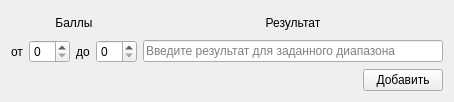
<?xml version="1.0" encoding="UTF-8"?>
<ui version="4.0">
 <class>AddAppraisedRangeForm</class>
 <widget class="QWidget" name="AddAppraisedRangeForm">
  <property name="geometry">
   <rect>
    <x>0</x>
    <y>0</y>
    <width>454</width>
    <height>102</height>
   </rect>
  </property>
  <property name="windowTitle">
   <string>Form</string>
  </property>
  <layout class="QVBoxLayout" name="verticalLayout">
   <item>
    <layout class="QGridLayout" name="gridLayout">
     <item row="1" column="0">
      <layout class="QHBoxLayout" name="horizontalLayout">
       <item>
        <widget class="QLabel" name="label_2">
         <property name="text">
          <string>от</string>
         </property>
        </widget>
       </item>
       <item>
        <widget class="QSpinBox" name="lowerBound"/>
       </item>
       <item>
        <widget class="QLabel" name="label">
         <property name="text">
          <string>до</string>
         </property>
        </widget>
       </item>
       <item>
        <widget class="QSpinBox" name="upperBound"/>
       </item>
      </layout>
     </item>
     <item row="0" column="0">
      <widget class="QLabel" name="label_3">
       <property name="text">
        <string>Баллы</string>
       </property>
       <property name="alignment">
        <set>Qt::AlignCenter</set>
       </property>
      </widget>
     </item>
     <item row="0" column="1">
      <widget class="QLabel" name="label_4">
       <property name="text">
        <string>Результат</string>
       </property>
       <property name="alignment">
        <set>Qt::AlignCenter</set>
       </property>
      </widget>
     </item>
     <item row="1" column="1">
      <widget class="QLineEdit" name="result">
       <property name="placeholderText">
        <string>Введите результат для заданного диапазона</string>
       </property>
      </widget>
     </item>
    </layout>
   </item>
   <item>
    <layout class="QHBoxLayout" name="horizontalLayout_2">
     <item>
      <spacer name="horizontalSpacer">
       <property name="orientation">
        <enum>Qt::Horizontal</enum>
       </property>
       <property name="sizeHint" stdset="0">
        <size>
         <width>40</width>
         <height>20</height>
        </size>
       </property>
      </spacer>
     </item>
     <item>
      <widget class="QPushButton" name="addBtn">
       <property name="toolTip">
        <string>Добавить результат к оценочной карте</string>
       </property>
       <property name="text">
        <string>Добавить</string>
       </property>
      </widget>
     </item>
    </layout>
   </item>
  </layout>
 </widget>
 <resources/>
 <connections/>
</ui>
